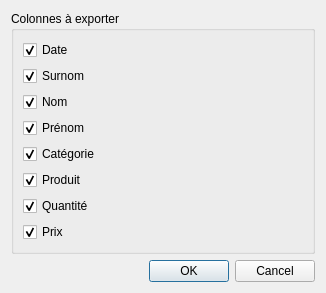
<?xml version="1.0" encoding="UTF-8"?>
<ui version="4.0">
 <class>Dialog</class>
 <widget class="QDialog" name="Dialog">
  <property name="geometry">
   <rect>
    <x>0</x>
    <y>0</y>
    <width>326</width>
    <height>289</height>
   </rect>
  </property>
  <property name="windowTitle">
   <string notr="true">Dialog</string>
  </property>
  <layout class="QGridLayout" name="gridLayout">
   <item row="1" column="0">
    <widget class="QDialogButtonBox" name="buttonBox">
     <property name="orientation">
      <enum>Qt::Horizontal</enum>
     </property>
     <property name="standardButtons">
      <set>QDialogButtonBox::Cancel|QDialogButtonBox::Ok</set>
     </property>
    </widget>
   </item>
   <item row="0" column="0">
    <widget class="QGroupBox" name="groupBox">
     <property name="title">
      <string notr="true">Colonnes à exporter</string>
     </property>
     <layout class="QVBoxLayout" name="verticalLayout">
      <item>
       <widget class="QCheckBox" name="date">
        <property name="text">
         <string notr="true">Date</string>
        </property>
        <property name="checked">
         <bool>true</bool>
        </property>
       </widget>
      </item>
      <item>
       <widget class="QCheckBox" name="nickname">
        <property name="text">
         <string notr="true">Surnom</string>
        </property>
        <property name="checked">
         <bool>true</bool>
        </property>
       </widget>
      </item>
      <item>
       <widget class="QCheckBox" name="lastname">
        <property name="text">
         <string notr="true">Nom</string>
        </property>
        <property name="checked">
         <bool>true</bool>
        </property>
       </widget>
      </item>
      <item>
       <widget class="QCheckBox" name="firstname">
        <property name="text">
         <string notr="true">Prénom</string>
        </property>
        <property name="checked">
         <bool>true</bool>
        </property>
       </widget>
      </item>
      <item>
       <widget class="QCheckBox" name="category">
        <property name="text">
         <string notr="true">Catégorie</string>
        </property>
        <property name="checked">
         <bool>true</bool>
        </property>
       </widget>
      </item>
      <item>
       <widget class="QCheckBox" name="product">
        <property name="text">
         <string notr="true">Produit</string>
        </property>
        <property name="checked">
         <bool>true</bool>
        </property>
       </widget>
      </item>
      <item>
       <widget class="QCheckBox" name="quantity">
        <property name="text">
         <string notr="true">Quantité</string>
        </property>
        <property name="checked">
         <bool>true</bool>
        </property>
       </widget>
      </item>
      <item>
       <widget class="QCheckBox" name="price">
        <property name="text">
         <string notr="true">Prix</string>
        </property>
        <property name="checked">
         <bool>true</bool>
        </property>
       </widget>
      </item>
     </layout>
    </widget>
   </item>
  </layout>
 </widget>
 <resources/>
 <connections>
  <connection>
   <sender>buttonBox</sender>
   <signal>accepted()</signal>
   <receiver>Dialog</receiver>
   <slot>accept()</slot>
   <hints>
    <hint type="sourcelabel">
     <x>248</x>
     <y>254</y>
    </hint>
    <hint type="destinationlabel">
     <x>157</x>
     <y>274</y>
    </hint>
   </hints>
  </connection>
  <connection>
   <sender>buttonBox</sender>
   <signal>rejected()</signal>
   <receiver>Dialog</receiver>
   <slot>reject()</slot>
   <hints>
    <hint type="sourcelabel">
     <x>316</x>
     <y>260</y>
    </hint>
    <hint type="destinationlabel">
     <x>286</x>
     <y>274</y>
    </hint>
   </hints>
  </connection>
 </connections>
</ui>
